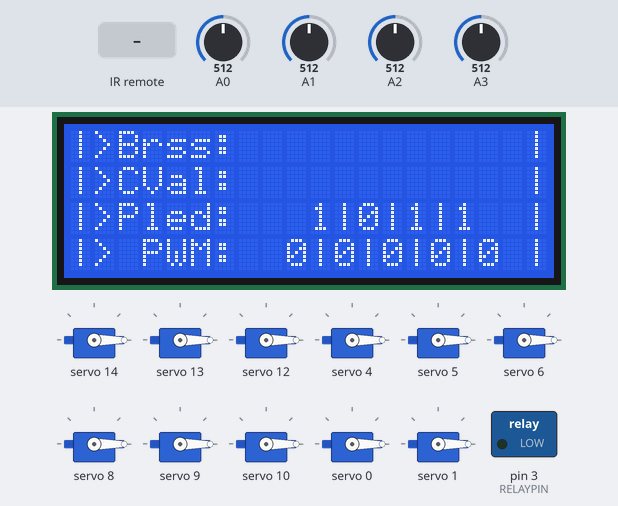
The sketch below on a simulated Arduino Uno, built with avr-gcc and run on an emulated ATmega328P. Parts: 20×4 character LCD, 11 × servo, switched loads named in the sketch (green lamp = pin HIGH). The inputs (shaded band) are chosen by the test bench; at power-on: A1 = 512, A3 = 512, A2 = 512, A0 = 512. What the sketch prints to the serial monitor is not drawn.

Above: at 14.4 s.
14.5 s: A1 set to 264
At 17.2 s:
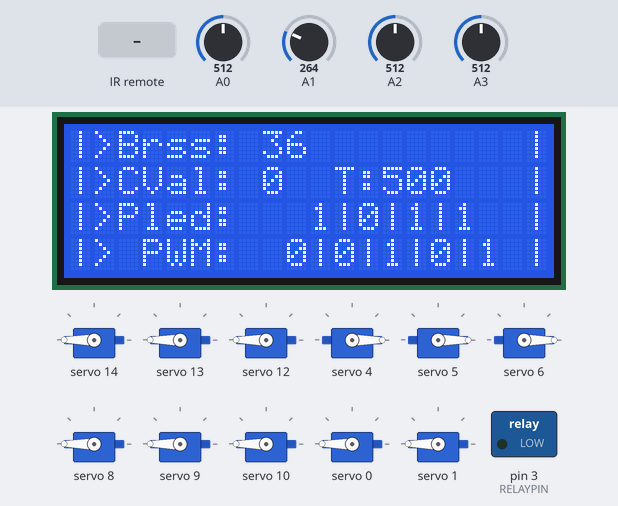
17.5 s: A1 set to 248
At 18.5 s:
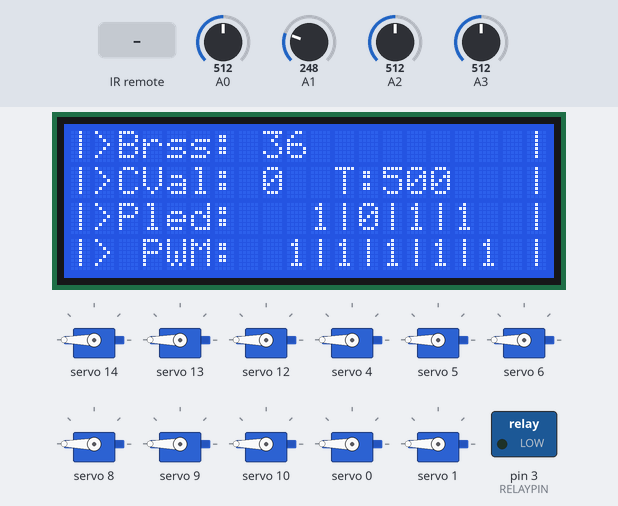
19.5 s: A1 set to 40
At 21.2 s:
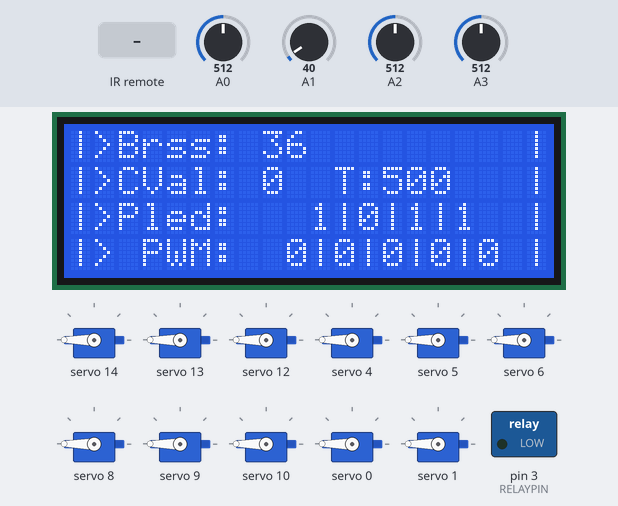
22.0 s: A3 set to 490
At 23.8 s:
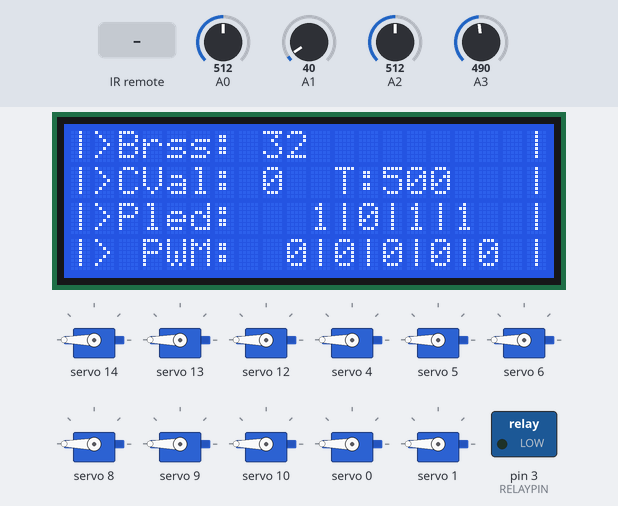
24.1 s: infrared code 0xFF3AC5 received
At 25.7 s:
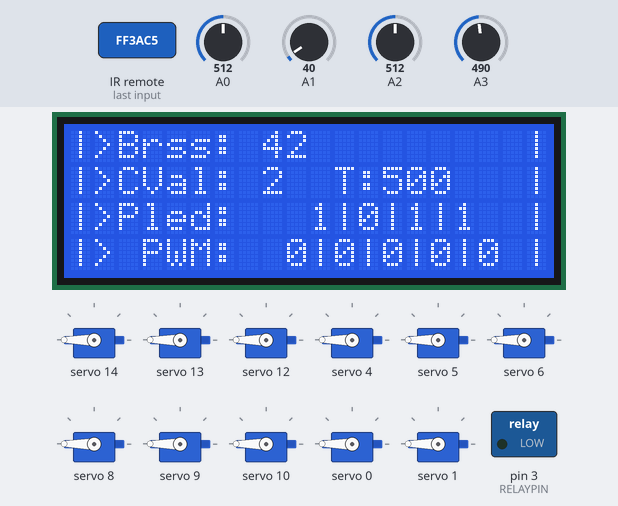
26.0 s: A2 set to 992
Timing chart, 0 to 28.5 s (numbered marks = the images above; inputs shaded):
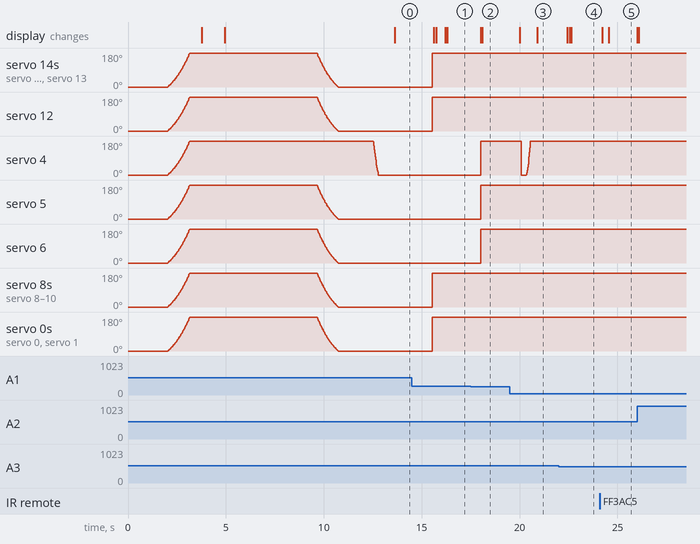

Measured:
- the behaviour switches between 249 and 248 on A1 (found by bisection; images 1 and 2)
- after the input at 17.5 s, servo 4–6: 0° → 180° after 0.52 s; the display: first changes after 0.52 s (image 2 shows a later state)
- after the input at 19.5 s, the display: first changes after 0.52 s (image 3 shows a later state)
- after the input at 22.0 s, the display: first changes after 0.43 s (image 4 shows a later state)
- after the input at 24.1 s, the display: first changes after 0.11 s (image 5 shows a later state)

The sketch:

ArdunioMegaStableVs.ino
```cpp
#include <Wire.h>
#include "Arduino.h"
#include "controlFunctions.h"
#include "coreFunctions.h"
#include "lcdFunctions.h"

#define RELAYPIN 3

extern bool controlOn;
extern IRrecv irrecv;
extern decode_results results;
extern LiquidCrystal_I2C lcd;
extern CLEDController *controllers[];
extern uint8_t brightness;
extern CRGB ledsLeft[NUM_LEDS_LEFT];
extern CRGB ledsMid[NUM_LEDS_MID];
extern CRGB ledsMon[NUM_LEDS_MON];
extern CRGB ledsRight[NUM_LEDS_RIGHT];
extern CRGB *leds[];
extern uint8_t newRGB[];
extern uint8_t AnValChanged[];
extern uint8_t AnVal[];
extern Adafruit_PWMServoDriver pwm;
extern uint8_t controlVal;
extern bool debugLCDswitch;
extern bool backlightLCDswitch;
extern bool AnChanged;
extern uint8_t currentBrightness;
extern bool runLCD;
extern bool LCDRefreshRows[];

/////////////////////////////////////////////////////////////////////////////////////////////////////////
void setup() {
  pinMode(RELAYPIN, OUTPUT);
  digitalWrite(RELAYPIN, LOW);

  irrecv.enableIRIn();
  irrecv.blink13(true);

  lcd.init();
  lcd.setBacklight(1);
  setupLCD();

  Serial.begin(115200);
  controllers[0] = &FastLED.addLeds<WS2812B, 6, GRB>(ledsLeft, NUM_LEDS_LEFT).setCorrection( TypicalLEDStrip );
  controllers[1] = &FastLED.addLeds<WS2812B, 10, GRB>(ledsMid, NUM_LEDS_MID).setCorrection( TypicalLEDStrip );
  controllers[2] = &FastLED.addLeds<WS2812B, 11, GRB>(ledsMon, NUM_LEDS_MON).setCorrection( TypicalLEDStrip );
  controllers[3] = &FastLED.addLeds<WS2812B, 9, GRB>(ledsRight, NUM_LEDS_RIGHT).setCorrection( TypicalLEDStrip );
  FastLED.setBrightness(  brightness  );
  currentBrightness = brightness;

  Serial.println("Setup done...");
  introSetup();
  Serial.println("Loop starting...");
  Serial.println("-------------------");
}

/////////////////////////////////////////////////////////////////////////////////////////////////////////
uint32_t IRvalue = 0;
int16_t value;
bool controlApplied = false;

void loop() {
  if (irrecv.decode(&results)) {
    IRvalue = IRdecodeType();
    controlOn = getControlValue(IRvalue);
    if(controlOn) controlOn = getControlAction(newRGB);
    bool LCDRefreshRows[] = {0,1,0,0};
    debugLCD(LCDRefreshRows, true);
  }


  getAnalogValues(controlOn);
  if(AnChanged) runLCD=true;
  if(AnValChanged[3] && AnVal[3] > 230) controlOn = false;
  if(controlOn) controlCheckOut();
  else analogCheckOut();
  if(runLCD) {
    bool LCDRefreshRows[] = {1,1,1,1};
    debugLCD(LCDRefreshRows, false);
    runLCD = false;
  }
  delay(20);
}
```

controlFunctions.cpp
```cpp
#include "controlFunctions.h"

const int RECV_PIN = 2;
IRrecv irrecv(RECV_PIN);
decode_results results;
uint8_t controlVal = 0;
uint8_t brightness = 30;
uint8_t currentBrightness = 30;
bool controlOn = false;
bool debugLCDswitch = false;
bool backlightLCDswitch = false;
bool runLCD = false;
// {turnOff, rgbChanged, brightnessChanged, segmentChangeLeds, segmentChangePwms}
bool controlBools[] = {false, false, false, false, false};

uint32_t IRdecodeType() {
  uint32_t value = 0;
  switch (results.decode_type) {
    case NEC: {
      value = results.value;
      break;
    }
    case PANASONIC: {
      value = results.value;
      break;
    }
  }

  irrecv.resume();
  return value;
}

bool getControlValue(uint32_t irValue) {
  bool value = true;
  Serial.println("//IR//");
  Serial.print("IRVal: ");
  Serial.print(irValue);
  controlVal = 127;

  //NEC
  switch(irValue) {
    case 0: {controlVal = 127; /*value = false;*/ break;}
    case 16726725: {controlVal = 2; break;} case 16759365: {controlVal = 3; break;} case 16745085: {controlVal = 1; break;} case 16712445: {controlVal = 0; break;}
    //Barvy
    case 16718565: {controlVal = 10; break;} case 16751205: {controlVal = 20; break;} case 16753245: {controlVal = 30; break;} case 16720605: {controlVal = 40; break;}
    case 16722645: {controlVal = 11; break;} case 16755285: {controlVal = 21; break;} case 16749165: {controlVal = 31; break;} case 16716525: {controlVal = 41; break;}
    case 16714485: {controlVal = 12; break;} case 16747125: {controlVal = 22; break;} case 16757325: {controlVal = 32; break;} case 16724685: {controlVal = 42; break;}
    case 16726215: {controlVal = 13; break;} case 16758855: {controlVal = 23; break;} case 16742535: {controlVal = 33; break;} case 16775175: {controlVal = 43; break;}
    case 16718055: {controlVal = 14; break;} case 16750695: {controlVal = 24; break;} case 16734375: {controlVal = 34; break;} case 16767015: {controlVal = 44; break;}
    //Sipky
    case 16722135: {controlVal = 18; break;} case 16754775: {controlVal = 28; break;} case 16738455: {controlVal = 38; break;} case 16771095: {controlVal = 4; break;}
    case 16713975: {controlVal = 19; break;} case 16746615: {controlVal = 29; break;} case 16730295: {controlVal = 39; break;} case 16762935: {controlVal = 5; break;}
    //DIY
    case 16724175: {controlVal = 80; break;} case 16756815: {controlVal = 81; break;} case 16740495: {controlVal = 82; break;} case 16773135: {controlVal = 6; break;}
    case 16716015: {controlVal = 83; break;} case 16748655: {controlVal = 84; break;} case 16732335: {controlVal = 85; break;} case 16764975: {controlVal = 7; break;}
    //MODY
    case 16720095: {controlVal = 90; break;} case 16752735: {controlVal = 91; break;} case 16736415: {controlVal = 92; break;} case 16769055: {controlVal = 93; break;}
    default: {controlVal = 127; /*value = false;*/ break;}
  }
  if(controlVal == 127) {
    //PANASONIC
    switch(irValue) {
      case 0: {controlVal = 127; value = false; break;}
      //mixer
      case 89161941: {controlVal = 2; break;} case 89129045: {controlVal = 3; break;} case 89153589: {controlVal = 1; break;} case 89149445: {controlVal = 0; break;}
      //search x skip
      case 89145365: {controlVal = 10; break;} case 89178261: {controlVal = 20; break;} case 89166535: {controlVal = 30; break;} case 89149959: {controlVal = 40; break;}
      //Numbers
      case 89131101: {controlVal = 11; break;} case 89163997: {controlVal = 21; break;} case 89147421: {controlVal = 31; break;} case 89180317: {controlVal = 41; break;}
      case 89139325: {controlVal = 12; break;} case 89172221: {controlVal = 22; break;} case 89155645: {controlVal = 32; break;} case 89188541: {controlVal = 42; break;}
      case 89135181: {controlVal = 13; break;} case 89170420: {controlVal = 23; break;} case 89137524: {controlVal = 33; break;} case 89168077: {controlVal = 43; break;}
      //Menu
      case 89149700: {controlVal = 14; break;} case 89129300: {controlVal = 24; break;} case 89162196: {controlVal = 34; break;} case 89172735: {controlVal = 44; break;}
      //Options
      case 89133639: {controlVal = 18; break;} case 89186999: {controlVal = 28; break;} case 89174759: {controlVal = 38; break;} case 89182596: {controlVal = 4; break;}
      case 89162961: {controlVal = 19; break;} case 89130065: {controlVal = 29; break;} case 89183616: {controlVal = 39; break;} case 89142624: {controlVal = 5; break;}
      //Peak search
      case 89190820: {controlVal = 80; break;}
      default: {if(controlVal == 127 ){ controlVal = 127;value = false;} break;}
    }
  }

  Serial.print(" => controlVal : ");
  Serial.println(controlVal);
  Serial.println("////==////");
  return value;
}

void segmentsSet(uint8_t segment, bool type ) {
  if(type) {
    for(uint8_t i=0; i<4; i++) {
      AnToLedsOn[i] = AnToLedsOnOld[i];
    }
    AnToLedsOn[segment] = !AnToLedsOnOld[segment];
     // DEBUGGING
    Serial.print("PLEDvals: ");
    for(uint8_t i = 0; i<4; i++) {
      Serial.print(AnToLedsOn[i]);
      if(i<3) Serial.print(", ");
    } Serial.print(" (");
    for(uint8_t i = 0; i<4; i++) {
      Serial.print(AnToLedsOnOld[i]);
      if(i<3) Serial.print(", ");
    } Serial.println(")");
    controlBools[3] = true;
  } else {
    for(uint8_t i=0; i<5; i++) {
      AnToPWMOn[i] = AnToPWMOnOld[i];
    }
    if(segment == 2) {
      AnToPWMOn[segment] = !AnToPWMOnOld[segment];
      AnToPWMOn[segment+1] = !AnToPWMOnOld[segment+1];
      AnToPWMOn[segment+2] = !AnToPWMOnOld[segment+2];
    }
    AnToPWMOn[segment] = !AnToPWMOnOld[segment];
    // DEBUGGING
    Serial.print("PWMvals: ");
    for(uint8_t i = 0; i<4 ; i++) {
      Serial.print(AnToPWMOn[i]);
      if(i<3) Serial.print(", ");
    } Serial.print(" (");
    for(uint8_t i = 0; i<4; i++) {
      Serial.print(AnToPWMOn[i]);
      if(i<3) Serial.print(", ");
    } Serial.println(")");
  }
  controlBools[4] = true;
  Serial.println("//////////////----//");
}

bool getControlAction(uint8_t *rgb) {
  bool value = true;
  uint8_t increment = 10;
  //rgb[0] = 0; rgb[1] = 0; rgb[2] = 0;
  uint8_t v[] = {0, 100, 160, 200, 255};
  switch(controlVal) {
    case 127: {value = false; break;}
    case 2: { if(brightness<250) brightness += increment; controlBools[2] = true; break;}
    case 3: { if(brightness>5) brightness-= increment; controlBools[2] = true; break;}
    case 1: { value = false; break;}
    case 0: { controlBools[0] = true; break;}
    //Barvy
    case 10: { rgb[0] = v[4]; rgb[1] = v[0]; rgb[2] = v[0]; break;}
    case 20: { rgb[0] = v[0]; rgb[1] = v[4]; rgb[2] = v[0]; break;}
    case 30: { rgb[0] = v[0]; rgb[1] = v[0]; rgb[2] = v[4]; break;}
    case 40: { rgb[0] = v[4]; rgb[1] = v[4]; rgb[2] = v[4]; break;}
    case 11: { rgb[0] = v[4]; rgb[1] = v[1]; rgb[2] = v[0]; break;}
    case 21: { rgb[0] = v[0]; rgb[1] = v[4]; rgb[2] = v[1]; break;}
    case 31: { rgb[0] = v[1]; rgb[1] = v[0]; rgb[2] = v[4]; break;}
    case 41: { rgb[0] = v[4]; rgb[1] = v[2]; rgb[2] = v[2]; break;}
    case 12: { rgb[0] = v[4]; rgb[1] = v[2]; rgb[2] = v[0]; break;}
    case 22: { rgb[0] = v[0]; rgb[1] = v[4]; rgb[2] = v[2]; break;}
    case 32: { rgb[0] = v[2]; rgb[1] = v[0]; rgb[2] = v[4]; break;}
    case 42: { rgb[0] = v[4]; rgb[1] = v[2]; rgb[2] = v[2]; break;}
    case 13: { rgb[0] = v[4]; rgb[1] = v[2]; rgb[2] = v[0]; break;}
    case 23: { rgb[0] = v[0]; rgb[1] = v[4]; rgb[2] = v[2]; break;}
    case 33: { rgb[0] = v[2]; rgb[1] = v[0]; rgb[2] = v[4]; break;}
    case 43: { rgb[0] = v[2]; rgb[1] = v[2]; rgb[2] = v[4]; break;}
    case 14: { rgb[0] = v[4]; rgb[1] = v[4]; rgb[2] = v[0]; break;}
    case 24: { rgb[0] = v[0]; rgb[1] = v[4]; rgb[2] = v[4]; break;}
    case 34: { rgb[0] = v[4]; rgb[1] = v[0]; rgb[2] = v[4]; break;}
    case 44: { rgb[0] = v[2]; rgb[1] = v[2]; rgb[2] = v[4]; break;}
    //Sipky
    case 18: { rgb[0] = (rgb[0] < 255-2*increment)? rgb[0] + 2*increment : 255; break;}
    case 28: { rgb[1] = (rgb[1] < 255-2*increment)? rgb[1] + 2*increment : 255; break;}
    case 38: { rgb[2] = (rgb[2] < 255-2*increment)? rgb[2] + 2*increment : 255; break;}
    case 4: { debugLCDswitch = !debugLCDswitch; value = false; runLCD=true; break;}
    case 19: { rgb[0] = (rgb[0] > 0+2*increment)?rgb[0] - 2*increment : 0; break;}
    case 29: { rgb[1] = (rgb[1] > 0+2*increment)?rgb[1] - 2*increment : 0; break;}
    case 39: { rgb[2] = (rgb[2] > 0+2*increment)?rgb[2] - 2*increment : 0; break;}
    case 5: { backlightLCDswitch = !backlightLCDswitch; value = false; runLCD=true; break;}
    //DIY
    case 80: { segmentsSet(0, true); break;}
    case 81: { segmentsSet(1, true); break;}
    case 82: { segmentsSet(2, true); break;}
    case 6: {  segmentsSet(3, true); break;}
    case 83: { segmentsSet(0, false); break;}
    case 84: { segmentsSet(1, false); break;}
    case 85: { segmentsSet(2, false); break;}
    case 7: { break;}
    //MODY
    case 90: { break;}
    case 91: { break;}
    case 92: { break;}
    case 93: { break;}
    default: {value = false; break;}
  }
  if(10 <= controlVal && controlVal < 50) {
    value = true;
    controlBools[1] = true;
  }
   // DEBUGGING
    Serial.print("controlBools: ");
    for(uint8_t i = 0; i<4; i++) {
      Serial.print(controlBools[i]);
      if(i<3) Serial.print(", ");
    }Serial.print(" ("); Serial.print(value);Serial.println(")");
  return value;
}
```

controlFunctions.h
```cpp
#ifndef controlFunctions
    #define controlFunctions
    #include <IRremote.h>
    #define IR_TOLERANCE 17

    uint32_t IRdecodeType() ;
    bool getControlValue(uint32_t irValue);
    bool getControlAction(uint8_t *rgb);
    void segmentsSet(uint8_t segment, bool type );

    extern bool AnToLedsOn[];
    extern bool AnToPWMOn[];
    extern bool AnToLedsOnOld[];
    extern bool AnToPWMOnOld[];
#endif
```

coreFunctions.h
```cpp
#ifndef coreFunctions
    #define coreFunctions
    #include <FastLED.h>
    #include <Adafruit_PWMServoDriver.h>
    #define SHIELDPWMMAX  4095
    #define SHIELDPWMMAXPOW 16769025
    #define SHIELDPWMMAXDUTY  50
    #define AnalogR1 A0
    #define AnalogR2 A1
    #define AnalogP1 A3
    #define AnalogP2 A2
    #define AnalogOffset 3 //*10
    #define resultOffset 1 //*10
    #define FadeMINVALUE 30
    #define FadeMAXVALUEPWM 500
    #define FadeMAXVALUEPWM2 250000
    #define FadeMINVALUEPWM 30
    #define NUM_LEDS_LEFT   60   //60
    #define NUM_LEDS_MID    80   //80
    #define NUM_LEDS_MON    109  //109
    #define NUM_LEDS_RIGHT  70   //70
    #define getAS(x)  (sizeof(x) / sizeof((x)[0]))

    void introSetup();
    void getAnalogValues(bool controlOn);
    bool getBooleansFromAn(uint8_t **control, uint8_t pos, uint8_t pos2, uint8_t *sizes);
    void fadeToogleToColor(uint8_t red, uint8_t green, uint8_t blue, int16_t maxValue, bool reset);
    void writePwmsValue(uint16_t *rgb, uint8_t index);
    void fadeTooglePwm(uint8_t red, uint8_t green, uint8_t blue);
    void brightnessSet();
    void controlCheckOut();
    void analogCheckOut();

    extern uint8_t brightness;
    extern uint8_t currentBrightness;
    extern bool controlBools[];
    extern uint8_t controlVal;
    extern bool controlOn;
#endif
```

lcdFunctions.cpp
```cpp
#include "lcdFunctions.h"


LiquidCrystal_I2C lcd = LiquidCrystal_I2C(0x27, 20, 4);
uint8_t LCDcursor = 0;
char *string_table[] = {
                  "|>Brss:",
                  "|>CVal:",
                  "|>Pled:   ",
                  "|> PWM:  ",
                  "|> A0/A1: ",
                  "|> A2/A3: "
                  };
char buffer1[21];
char buffer2[12];
bool backlightChanged = false;

void fillUpDisplay(char endSymbol[2]) {
  uint8_t strCount = strlen(buffer1);
  for(uint8_t j=0; j<20-(strCount+1); j++) {
    strcat(buffer1, " ");
  }
  strcat(buffer1, endSymbol);
}

void debugLCD(bool refreshRows[4], bool oldOrNew) {
  if(backlightChanged != backlightLCDswitch) {
    if(backlightLCDswitch) lcd.backlight();
    else lcd.noBacklight();
    backlightChanged = backlightLCDswitch;
  }

  for(uint8_t i=0; i<4; i++) {
    if(refreshRows[i]) {
      lcd.setCursor(0, i);
      switch(i) {
        case 0: {
          if(currentBrightness<10) sprintf(buffer2, " %d", currentBrightness);
          else if(currentBrightness<100) sprintf(buffer2, " %d", currentBrightness);
          else sprintf(buffer2, "%d", currentBrightness);

          break;
        }
        case 1: {
          if(controlVal<10) sprintf(buffer2, " %d  T:%d", controlVal, MaxTValue);
          else if(controlVal<100) sprintf(buffer2, " %d T:%d", controlVal, MaxTValue);
          else sprintf(buffer2, "%d T:%d", controlVal, MaxTValue);
          break;
        }
        case 2: {
          if(debugLCDswitch) {
            if(AnVal[0]<10) sprintf(buffer2, "  %d/%d", AnVal[0], AnVal[1]);
            else if (AnVal[0]<100) sprintf(buffer2, " %d/%d", AnVal[0], AnVal[1]);
            else sprintf(buffer2, "%d/%d", AnVal[0], AnVal[1]);
          }
          else
            if(oldOrNew) sprintf(buffer2, "%d|%d|%d|%d", AnToLedsOn[0], AnToLedsOn[1], AnToLedsOn[2], AnToLedsOn[3]);
            else sprintf(buffer2, "%d|%d|%d|%d", AnToLedsOnOld[0], AnToLedsOnOld[1], AnToLedsOnOld[2], AnToLedsOnOld[3]);
          break;
        }
        case 3: {
          if(debugLCDswitch) {
            if(AnVal[2]<10) sprintf(buffer2, "  %d/%d", AnVal[2], AnVal[3]);
            else if (AnVal[2]<100) sprintf(buffer2, " %d/%d", AnVal[2], AnVal[3]);
            else sprintf(buffer2, "%d/%d", AnVal[2], AnVal[3]);

          }
          else
            if(oldOrNew) sprintf(buffer2, "%d|%d|%d|%d|%d", AnToPWMOn[0], AnToPWMOn[1], AnToPWMOn[2], AnToPWMOn[3], AnToPWMOn[4]);
            else sprintf(buffer2, "%d|%d|%d|%d|%d", AnToPWMOnOld[0], AnToPWMOnOld[1], AnToPWMOnOld[2], AnToPWMOnOld[3], AnToPWMOnOld[4]);
          break;
        }
      }
      if((i==2 || i==3) && debugLCDswitch) {
        strcpy(buffer1, string_table[i+2]);
      } else {
        strcpy(buffer1, string_table[i]);
      }
      strcat(buffer1, buffer2);
      fillUpDisplay("|");
      lcd.print(buffer1);
    }
  }
}

void setupLCD() {
  lcd.clear();
  lcd.setCursor(0, 0);
  for(uint8_t i=0; i<4; i++) {
    strcpy(buffer1, string_table[i]);
    fillUpDisplay("|");
    lcd.print(buffer1);
    lcd.setCursor(0, 1+i);
  }
}
```

lcdFunctions.h
```cpp
#ifndef lcdFunctions
    #include <LiquidCrystal_I2C.h>
    #define lcdFunctions

    void fillUpDisplay(char endSymbol[2]);
    void debugLCD(bool refreshRows[4], bool oldOrNew);
    void setupLCD();

    extern uint8_t AnVal[];
    extern uint8_t brightness;
    extern uint8_t currentBrightness;
    extern bool AnToLedsOn[];
    extern bool AnToPWMOn[];
    extern bool AnToLedsOnOld[];
    extern bool AnToPWMOnOld[];
    extern uint8_t controlVal;
    extern bool debugLCDswitch;
    extern bool backlightLCDswitch;
    extern uint16_t MaxTValue;
#endif
```

Source omitted: coreFunctions.cpp (16993 bytes)
